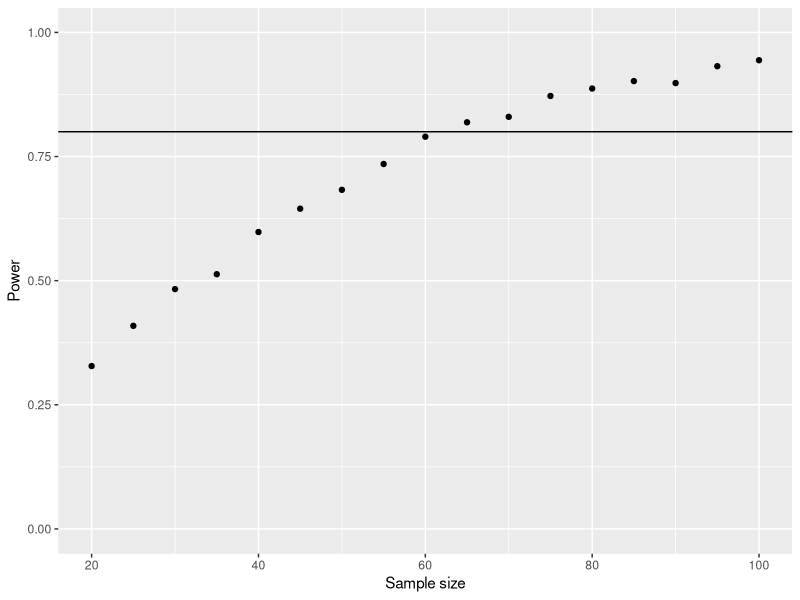

Recreate this plot in R.
library(ggplot2)
library(parallel)

#  Set the number of processors for mclapply from the environment
#  variable PBS_NP, which is set by PBS when it starts a job.  This
#  makes it possible to change the number of processors in the job
#  script without modifying this R script.

procs = as.numeric(Sys.getenv('PBS_NP'))
options(cores = procs)

#########################################
###  Function to calculate power for a t test
###
###  Create a function to simulate two normal populations n times,
###  run a t test, and return the estimated power for that combination
###  of parameters.
###  Arguments:  sample size, number of repetitions, mean of first population
###              mean of second population, and common standard deviation
###  Return:     estimated power for the generated sample and criteria
###

t.power.sim = function(n, n.reps=1000, mean.1=0.0, mean.2=2.5, sd.common=1.0) {
  p.vals = rep(0,n.reps)

  for (i in 1:n.reps) {
    group.1 = rnorm(n=n, mean=mean.1, sd=sd.common)
    group.2 = rnorm(n=n, mean=mean.2, sd=sd.common)
    p.vals[i] = t.test(group.1, group.2)$p.value
  }
  power = sum(p.vals < .05)/n.reps
  return(power)
}

###  Ilustrate usage simulating multiple sample sizes

#  Zero the list of estimated powers
power.array <- NULL

#  Create a vector of sample sizes for which we want to estimate the power
sample.sizes <- seq.int(20, 100, 5)

#  Use lapply the t.power.sim function for each value in sample.sizes
power.list <- mclapply(sample.sizes, FUN=t.power.sim,
                     n.reps=1000, mean.1=0.0, mean.2=2.5, sd.common=5.0)

#  Join power.list and sample.sizes into a data frame
power.dat <- data.frame(n=sample.sizes, power=unlist(power.list))

#  Print the values in a table
writeLines(c(
"\n\n",
"Table of values from the power calculation using the for loop",
"=============================================================",
capture.output(print(power.dat)),
"=============================================================\n\n"),
"test.out", sep="\n")

#  It is quite common to plot the power against the sample size
#  Power >= .80 is usually considered 'good'
pdf("power.pdf", height=4, width=4)
power.graph = ggplot(power.dat, aes(x=n, y=power)) + geom_point()
power.graph = power.graph + scale_x_continuous("Sample size", limits=c(20,100))
power.graph = power.graph + scale_y_continuous("Power", limits=c(0,1))
power.graph = power.graph + geom_hline(yintercept=0.8, linetype="solid")
power.graph
dev.off()

